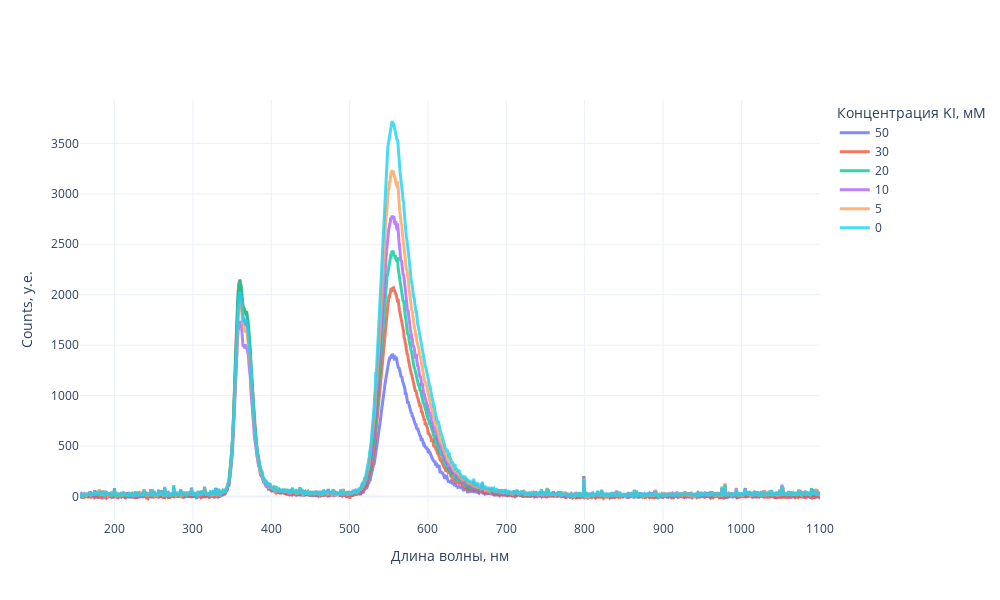

The notebook cell saved with this chart:
### Code cell
fig = go.Figure()

# две кривые
fig.add_trace(go.Scatter(x=RKI6['nm'], y=RKI6['I'], name="50", opacity=0.8,line={'width': 3}))
fig.add_trace(go.Scatter(x=RKI5['nm'], y=RKI5['I'], name="30", opacity=0.8,line={'width': 3}))
fig.add_trace(go.Scatter(x=RKI4['nm'], y=RKI4['I'], name="20", opacity=0.8,line={'width': 3}))
fig.add_trace(go.Scatter(x=RKI3['nm'], y=RKI3['I'], name="10", opacity=0.8,line={'width': 3}))
fig.add_trace(go.Scatter(x=RKI2['nm'], y=RKI2['I'], name="5", opacity=0.8,line={'width': 3}))
fig.add_trace(go.Scatter(x=RKI1['nm'], y=RKI1['I'], name="0", opacity=0.8,line={'width': 3}))

# fig.add_trace(go.Scatter(x=Abs6['нм'], y=Abs6['Abs'], name="Abs6", opacity=0.8,line={'width': 2}))

# fig.add_trace(go.Scatter(x=Abs8['нм'], y=Abs8['Abs'], name="Abs8", opacity=0.8,line={'width': 2}))
# свойства графика
fig.update_layout(
    height=600, width=1000,  # размер фигуры
    # title_text='Спектры флуоресценции родамина с тушителем KI',
    # title_text=r'$\sqrt{(n_\text{c}(t|{T_\text{early}}))}$',
    title_font_size=20,
    yaxis_title='Counts, у.е.' ,
    xaxis_title="Длина волны, нм" ,
    legend_title_text = 'Концентрация KI, мМ'
    # xaxis_rangeslider_visible=True  # слайдер
)
fig.update_xaxes(
    # range=[500, 4000],  # ограничение графика
    zeroline=True,  # рисовать линию x=0
    zerolinewidth=2  # толщина линии x=0
)
# fig.update_yaxes( range= [0, 0.7])

fig.show()

### Figure 1 — Plotly figure (JSON) as saved in the notebook; plotly's stock layout.template omitted (floating-point values rounded to 4 significant figures; data arrays with more than 128 entries replaced by an {"elided": "..."} marker saying what was removed)
{"data": [{"line": {"width": 3}, "name": "50", "opacity": 0.8, "type": "scatter", "x": {"elided": "1637 float values"}, "y": {"elided": "1637 float values"}}, {"line": {"width": 3}, "name": "30", "opacity": 0.8, "type": "scatter", "x": {"elided": "1637 float values"}, "y": {"elided": "1637 float values"}}, {"line": {"width": 3}, "name": "20", "opacity": 0.8, "type": "scatter", "x": {"elided": "1637 float values"}, "y": {"elided": "1637 float values"}}, {"line": {"width": 3}, "name": "10", "opacity": 0.8, "type": "scatter", "x": {"elided": "1637 float values"}, "y": {"elided": "1637 float values"}}, {"line": {"width": 3}, "name": "5", "opacity": 0.8, "type": "scatter", "x": {"elided": "1637 float values"}, "y": {"elided": "1637 float values"}}, {"line": {"width": 3}, "name": "0", "opacity": 0.8, "type": "scatter", "x": {"elided": "1637 float values"}, "y": {"elided": "1637 float values"}}], "layout": {"height": 600, "legend": {"title": {"text": "Концентрация KI, мМ"}}, "title": {"font": {"size": 20}}, "width": 1000, "xaxis": {"title": {"text": "Длина волны, нм"}, "zeroline": true, "zerolinewidth": 2}, "yaxis": {"title": {"text": "Counts, у.е."}}}}
